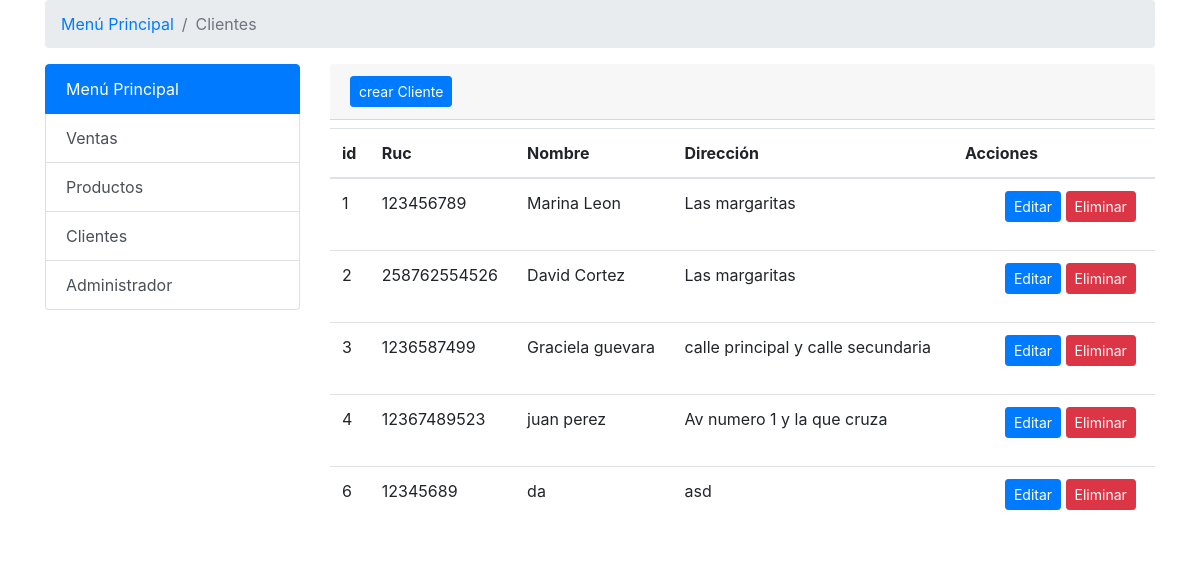
The page /cliente/ on the database its author committed.
### appModelos/models.py (models this page shows, shortened)
class Cliente(models.Model):
    ruc = models.CharField(max_length=13)
    nombre = models.CharField(max_length=300)
    direccion = models.TextField(blank=True, null=True)
    producto = models.ManyToManyField(Producto)
    class Meta:
        verbose_name = 'Cliente'
        verbose_name_plural = 'Clientes'

### appModelos/views.py (the view)
# urls.py: path('cliente/', listarCliente, name='listarCliente'),    # LISTAR TODOS LOS CLIENTES
def listarCliente(request):
    cliente = Cliente.objects.all()
    opciones = {'menu': 'Menú Principal', 'venta': 'Ventas', 'producto': 'Productos',
                'cliente': 'Clientes', 'administrar': 'Administrador', 'listarCliente': cliente}
    return render(request, 'consultarCliente.html', opciones)

### templates/consultarCliente.html (shortened to what this page needs)
<!DOCTYPE html>
<html lang="es">
<head>
    {% load static %}
    <link href="{% static 'bootstrap/css/bootstrap.min.css' %}" rel="stylesheet">
</head>
<body>
    <div class="container">
        <nav aria-label="breadcrumb">
            <ol class="breadcrumb">
                <li class="breadcrumb-item"><a href="">{{menu}}</a></li>
                <li class="breadcrumb-item active" aria-current="page">{{cliente}}</li>
            </ol>
        </nav>
    </div>
    <div class="container">
        <div class="row">
            <div class="col-md-3">
                <div class="list-group">
                    <a href="" class="list-group-item list-group-item-action active">
                      {{menu}}
                    </a>
                    <a href="/venta" class="list-group-item list-group-item-action">{{venta}}</a>
                    <a href="/producto" class="list-group-item list-group-item-action">{{producto}}</a>
                    <a href="/cliente" class="list-group-item list-group-item-action">{{cliente}}</a>
                    <a href="/admin" class="list-group-item list-group-item-action ">{{administrar}}</a>
                </div>
            </div>
            <div class="col-md-9">
                <div class="card-header">
                    <div class="d-xxs-flex justify-content-between align-items-center">
                        <div class=" btn-group  ">
                            <a href="{% url 'crearCliente'%}" class="btn btn-sm btn-round btn-primary ">crear Cliente</a>
                        </div>
                    </div>
                </div>
                <table class="table  mt-2">
                    <thead>
                        <tr>
                            <th scope="col">id</th>
                            <th scope="col">Ruc</th>
                            <th scope="col">Nombre</th>
                            <th scope="col">Dirección</th>
                            <th scope="col">Acciones</th>
                        </tr>
                    </thead>
                    <tbody>
                        {% for cliente in listarCliente %}
                        <tr>
                            <td>{{ cliente.id }}</td>
                            <td>{{ cliente.ruc }}</td>
                            <td>{{ cliente.nombre }}</td>
                            <td>{{ cliente.direccion }}</td>
                            <td>
                                <ul>
                                    <l1><a class="btn btn-primary btn-sm" href="{% url 'editarCliente' cliente.id %}">Editar</a></l1>
                                    <l1><a class="btn btn-danger btn-sm" href="{% url 'eliminarCliente' cliente.id %}">Eliminar</a></l1>
                                </ul>
                            </td>
                        </tr>
                        {% endfor %}
                    </tbody>
                </table>
            </div>
        </div>
    </div>
</body>
</html>

### rows shown on the page
Cliente: id "1", ruc "123456789", nombre "Marina Leon", direccion "Las margaritas"
Cliente: id "2", ruc "258762554526", nombre "David Cortez", direccion "Las margaritas"
Cliente: id "3", ruc "1236587499", nombre "Graciela guevara", direccion "calle principal y calle secundaria"
Cliente: id "4", ruc "12367489523", nombre "juan perez", direccion "Av numero 1 y la que cruza"
Cliente: id "6", ruc "12345689", nombre "da", direccion "asd"

### other values the page prints
{{ menu }} "Menú Principal"
{{ cliente }} "Clientes"
{{ venta }} "Ventas"
{{ producto }} "Productos"
{{ administrar }} "Administrador"
